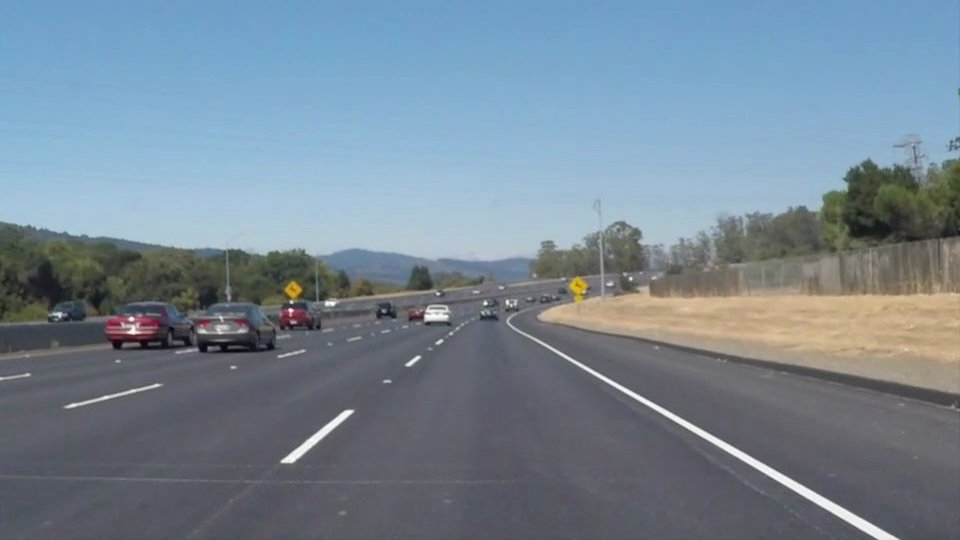
#> input picture computer/RoadLaneDetection/image_in/solidWhiteCurve.jpg, 960 x 540 px; its folder holds only this picture in this run
$ python -i shadow.py   (imports and definitions only)
#> lines starting #> are read from the running program, lines starting #| are printed output that depends on the picture
import numpy as np
from util import *
import global_vars as g

# [115 lines left out: functions get_shadow_mask, refine_mask, create_background, not called in this run]

''' Mask transparency (alpha channel) & Vignette '''
# [38 lines left out: functions generate_vignette, get_alpha_from_mask, not called in this run]

''' Fusion '''
# [14 lines left out: function fusion, not called in this run]

def remove_shadow(image):
    """
    Remove shadows of an image.

    :param image: image containing shadows
    :return: image without shadows
    """
    if DEBUG_CV2IMSHOW_LEVEL >= DEBUG_LEVEL2:
        original = cv2.cvtColor(image, cv2.COLOR_RGB2BGR)
        display_debug_image(original, 'original', position=(0, 4))

    # RGB to HLS
    hls = cv2.cvtColor(image, cv2.COLOR_RGB2HLS)
#> hls: shape (540, 960, 3); mean of channels 0, 1, 2 97.9, 133.5, 57.7
    h, l, s = cv2.split(hls)
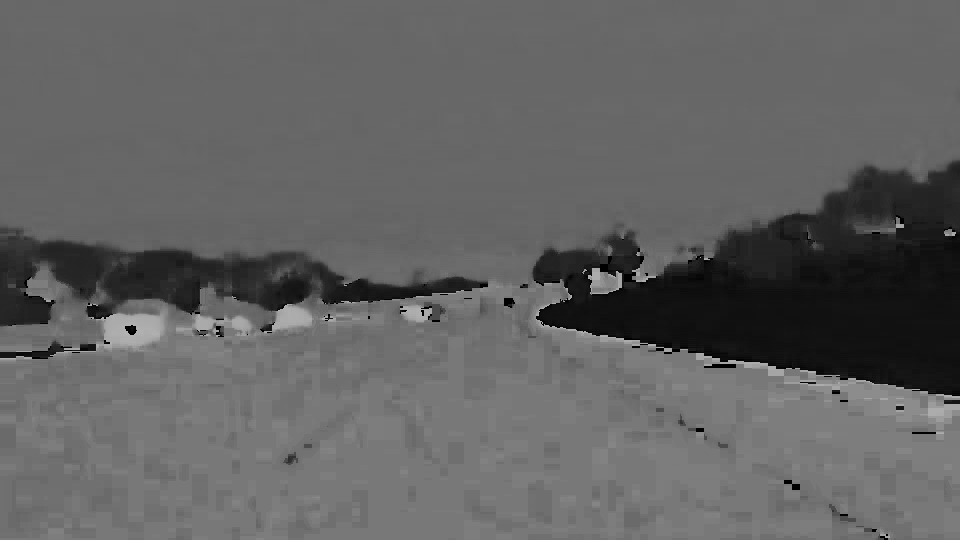
#> h: shape (540, 960); min 0, max 179, mean 97.9
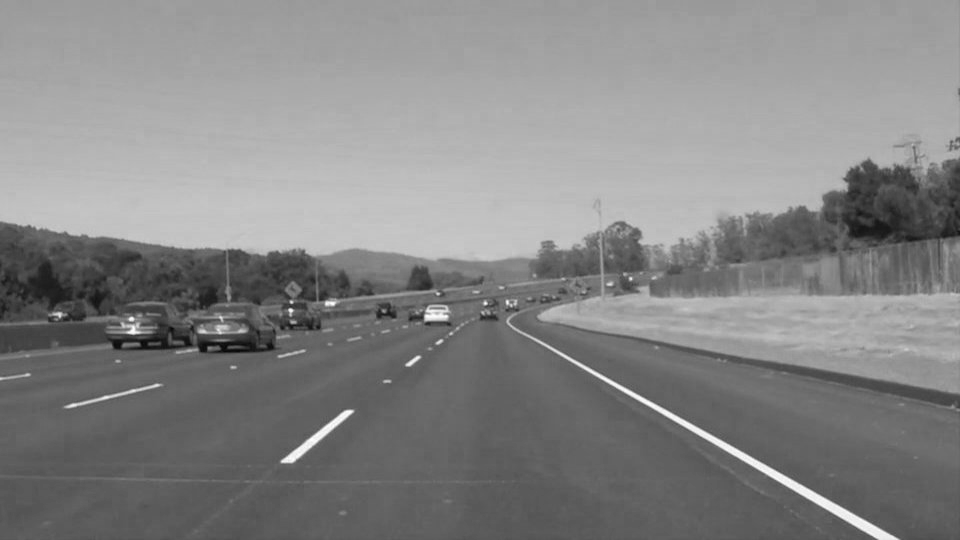
#> l: shape (540, 960); min 8, max 255, mean 133.5
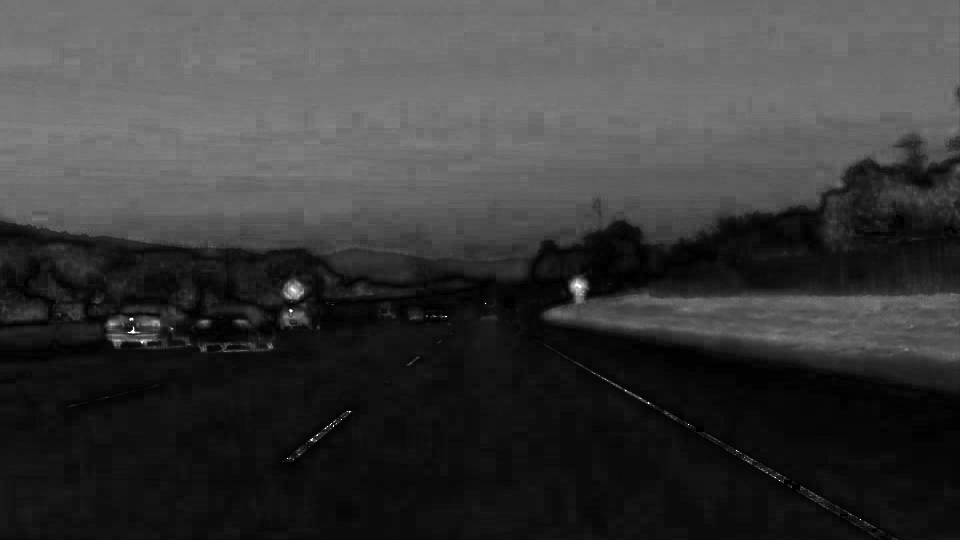
#> s: shape (540, 960); min 0, max 255, mean 57.7

    # Convert L and S channels to uint8
    if h.dtype != 'uint8':
        l = (l/l.max() * 255).astype(np.uint8)
        s = (s/s.max() * 255).astype(np.uint8)

    light_threshold = int(l.mean())
#> light_threshold = 133
    sat_threshold = int(np.median(s))
#> sat_threshold = 38

    # No shadows: exit
    if light_threshold > 100:
        return image

    # Threshold the light & saturation channels to get a shadow mask
    mask = get_shadow_mask(l, s, light_threshold, sat_threshold)
    mask = refine_mask(l, mask)

    display_debug_trackers('Background_propatation', param_dict = g.shadows.background, position=(1, 1))
    l_background = create_background(l, mask, mode=0)
    s_background = create_background(s, mask, mode=1)

    # Blur the mask to soften sharp borders
    alpha = get_alpha_from_mask(mask)

    # Fusion the fixed light with the original light, using alpha channel
    l_fusion = fusion(l, l_background, alpha)
    s_fusion = fusion(s, s_background, alpha)

    # Convert the 2 channels back to original float32
    if h.dtype != 'uint8':
        l_fusion = l_fusion.astype(np.float32)/255.0
        s_fusion = s_fusion.astype(np.float32)/255.0

    # Merge to final image
    hls_fixed = cv2.merge((h, l_fusion, s_fusion))
    rgb = cv2.cvtColor(hls_fixed, cv2.COLOR_HLS2RGB)

    if DEBUG_CV2IMSHOW_LEVEL >= DEBUG_LEVEL2:
        bgr = cv2.cvtColor(hls_fixed, cv2.COLOR_HLS2BGR)
        display_debug_image(bgr, 'Final', position=(5, 2))

    return rgb

>>> import cv2
>>> picture = cv2.cvtColor(cv2.imread('image_in/solidWhiteCurve.jpg'), cv2.COLOR_BGR2RGB)
>>> result = remove_shadow(picture)

$ run again, on computer/RoadLaneDetection/image_in/solidWhiteRight.jpg
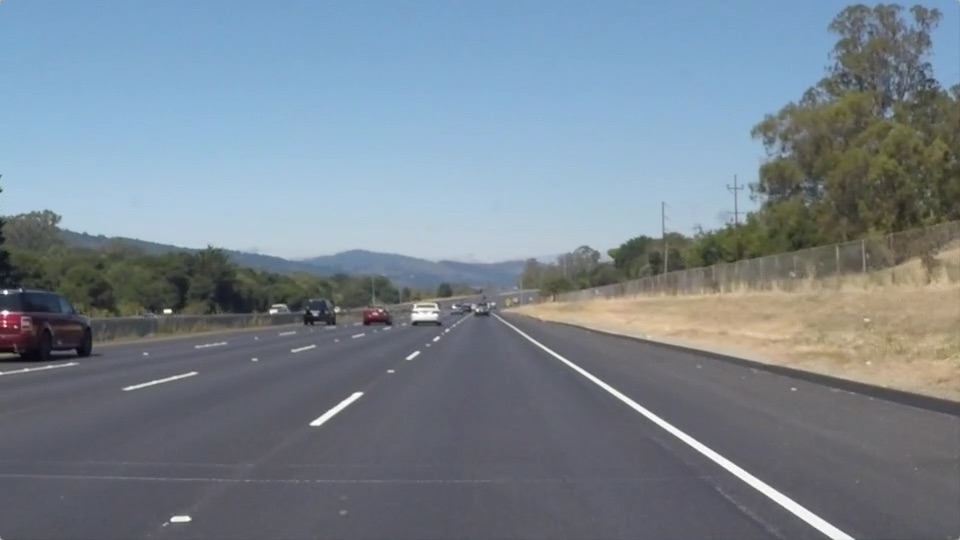
#> input picture computer/RoadLaneDetection/image_in/solidWhiteRight.jpg, 960 x 540 px
#> hls: shape (540, 960, 3); mean of channels 0, 1, 2 95, 132.1, 55.2
#> in remove_shadow, `h, l, s = cv2.split(hls)`:
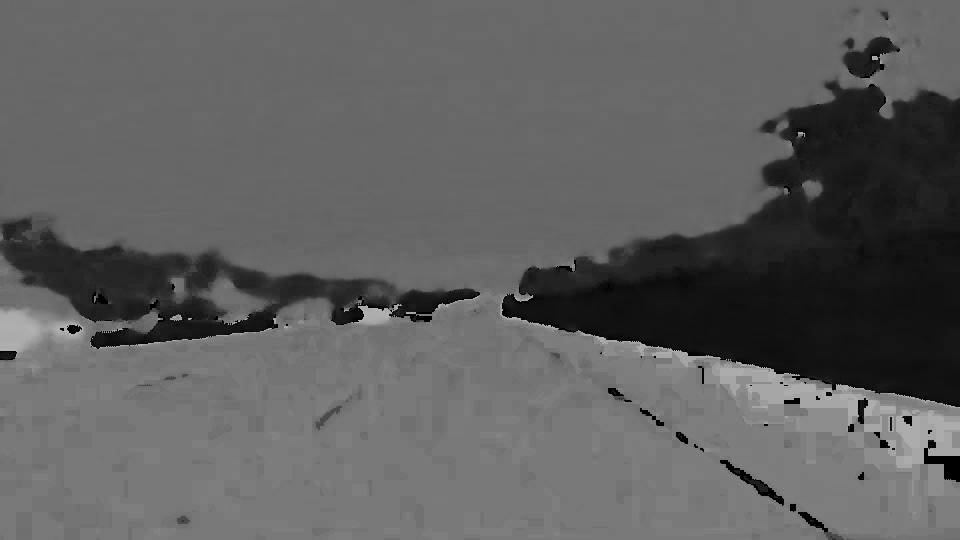
#> h: shape (540, 960); min 0, max 179, mean 95
#> in remove_shadow, `h, l, s = cv2.split(hls)`:
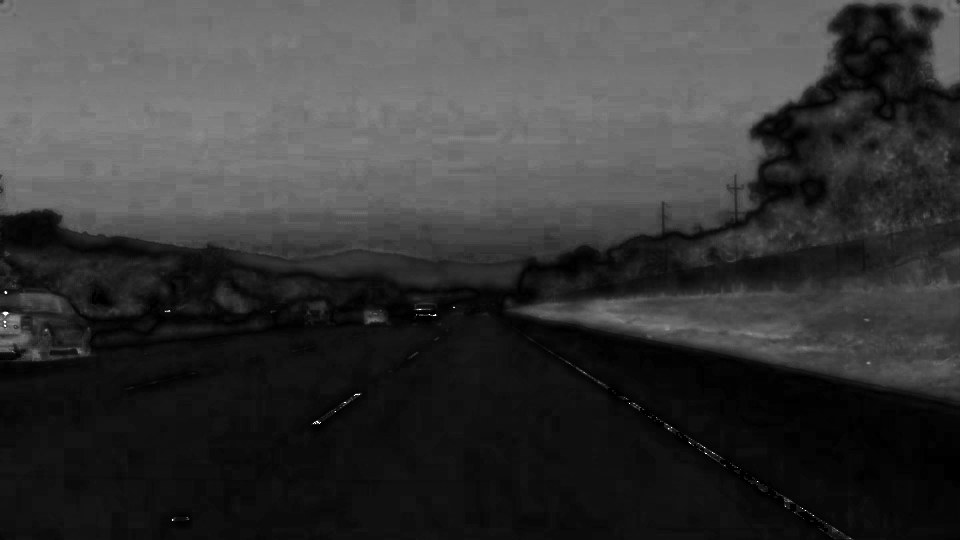
#> s: shape (540, 960); min 0, max 255, mean 55.2
#> light_threshold = 132
#> sat_threshold = 36

$ run again, on computer/RoadLaneDetection/image_in/solidYellowCurve.jpg
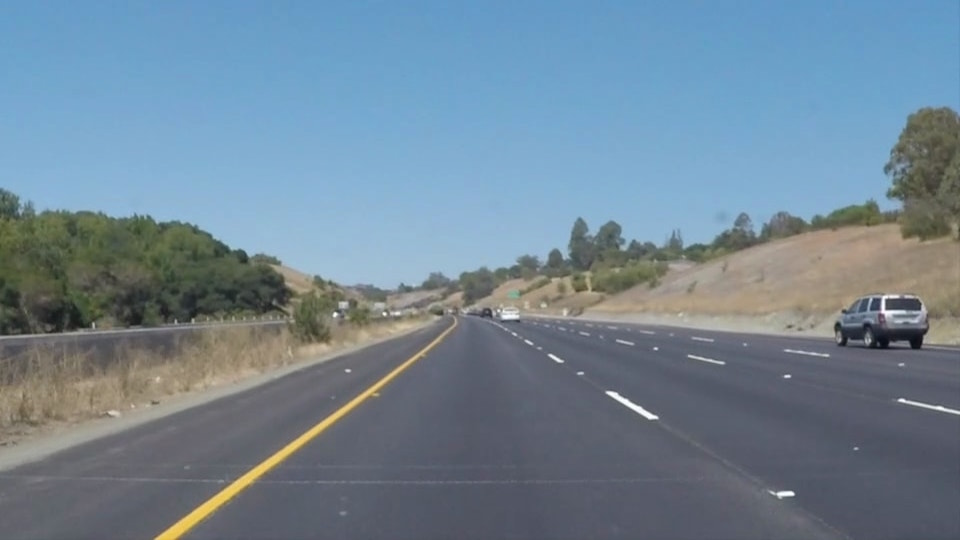
#> input picture computer/RoadLaneDetection/image_in/solidYellowCurve.jpg, 960 x 540 px
#> hls: shape (540, 960, 3); mean of channels 0, 1, 2 89.9, 131.4, 63.9
#> in remove_shadow, `h, l, s = cv2.split(hls)`:
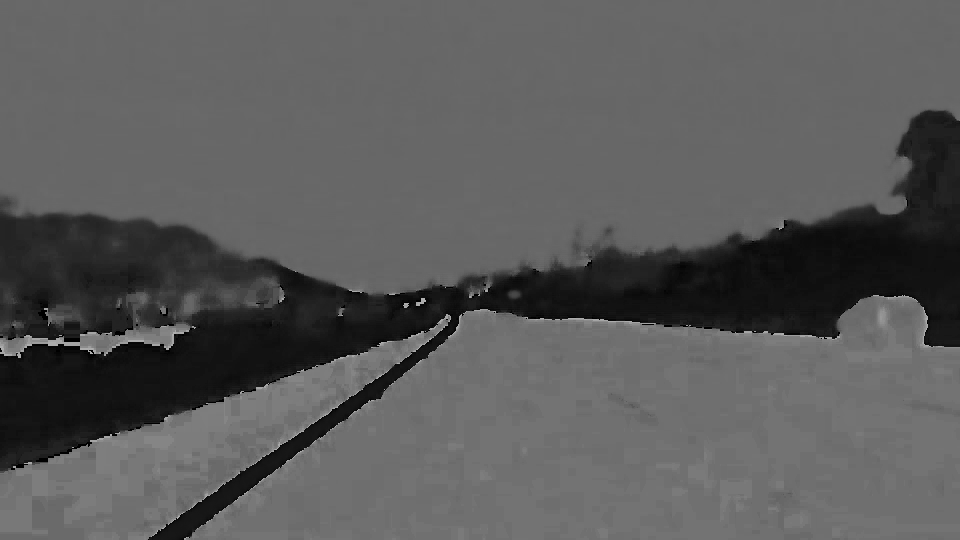
#> h: shape (540, 960); min 0, max 177, mean 89.9
#> in remove_shadow, `h, l, s = cv2.split(hls)`:
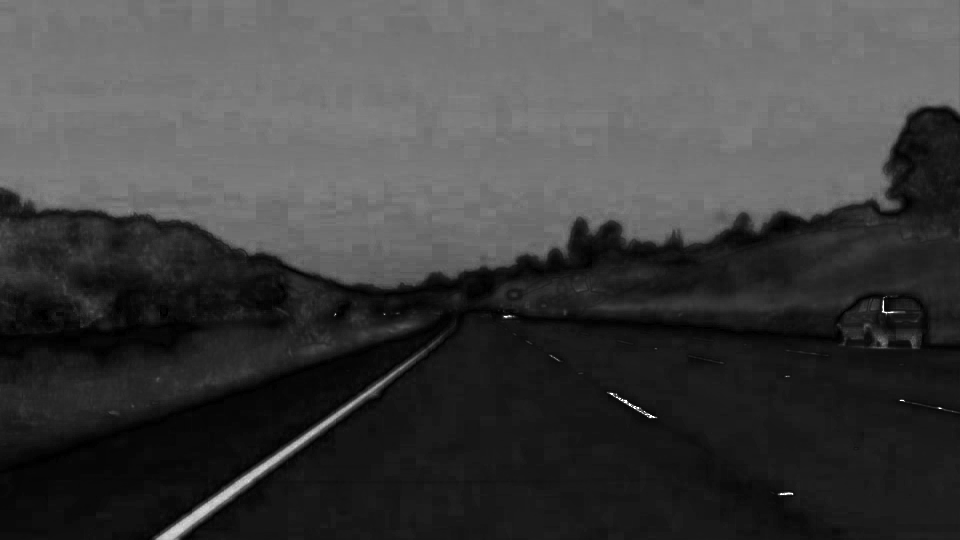
#> s: shape (540, 960); min 0, max 255, mean 63.9
#> light_threshold = 131
#> sat_threshold = 37

$ run again, on computer/RoadLaneDetection/image_in/solidYellowCurve2.jpg
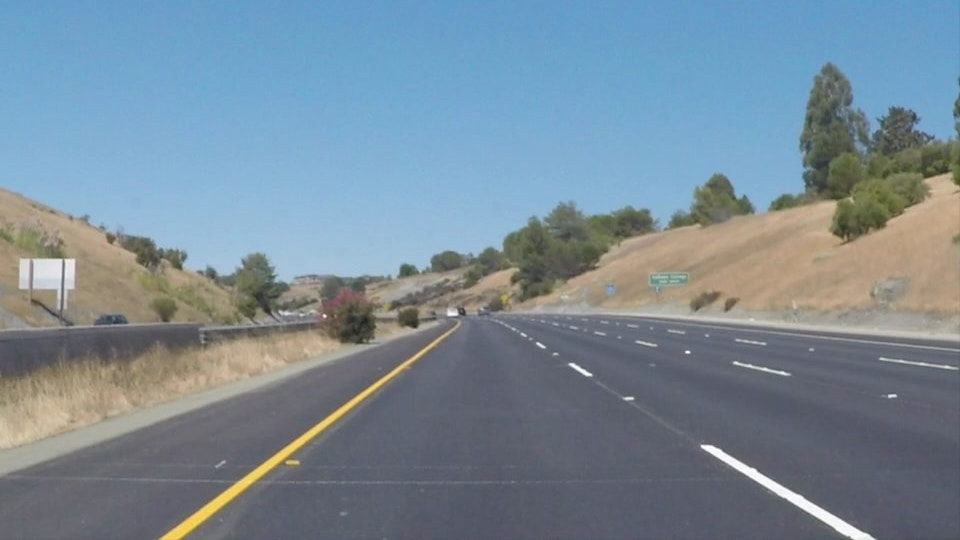
#> input picture computer/RoadLaneDetection/image_in/solidYellowCurve2.jpg, 960 x 540 px
#> hls: shape (540, 960, 3); mean of channels 0, 1, 2 86.8, 136.4, 64.9
#> in remove_shadow, `h, l, s = cv2.split(hls)`:
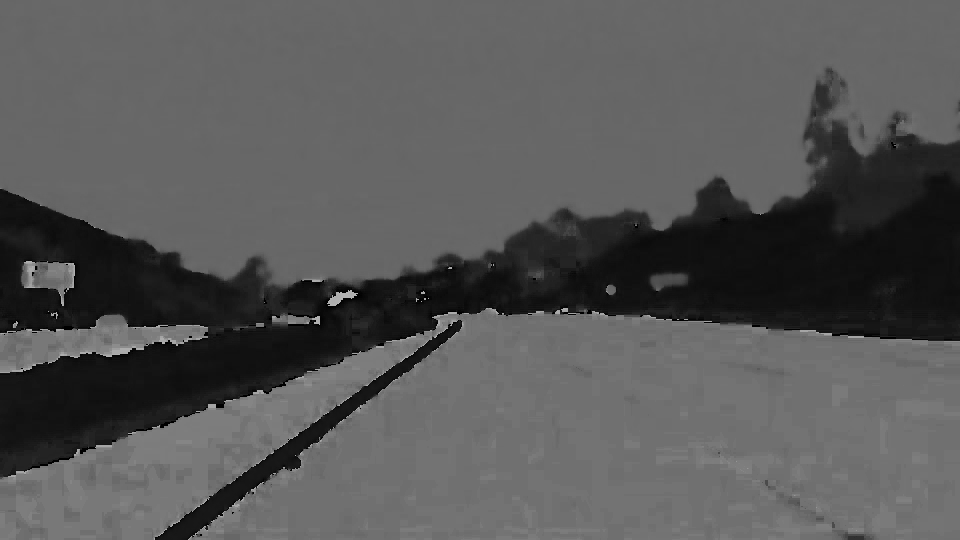
#> h: shape (540, 960); min 0, max 179, mean 86.8
#> in remove_shadow, `h, l, s = cv2.split(hls)`:
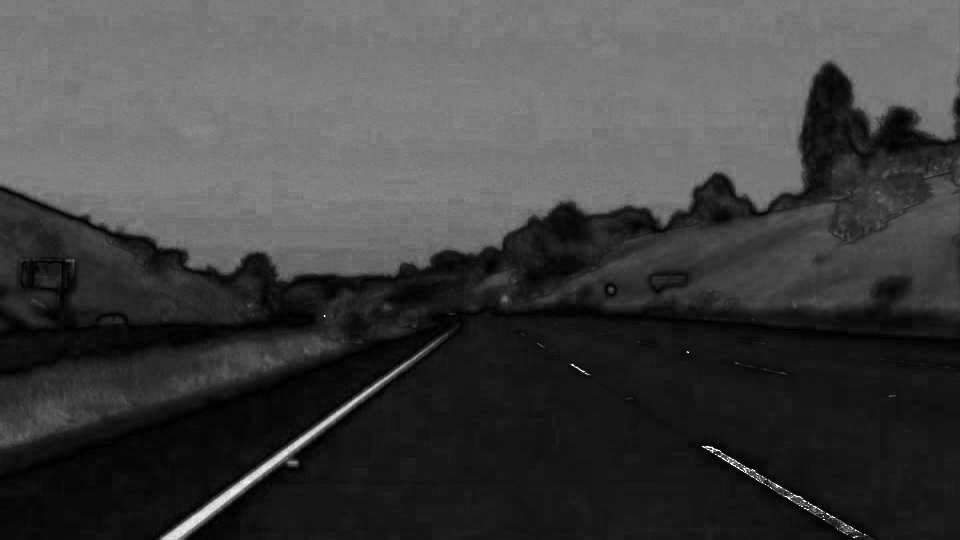
#> s: shape (540, 960); min 0, max 255, mean 64.9
#> light_threshold = 136
#> sat_threshold = 46
